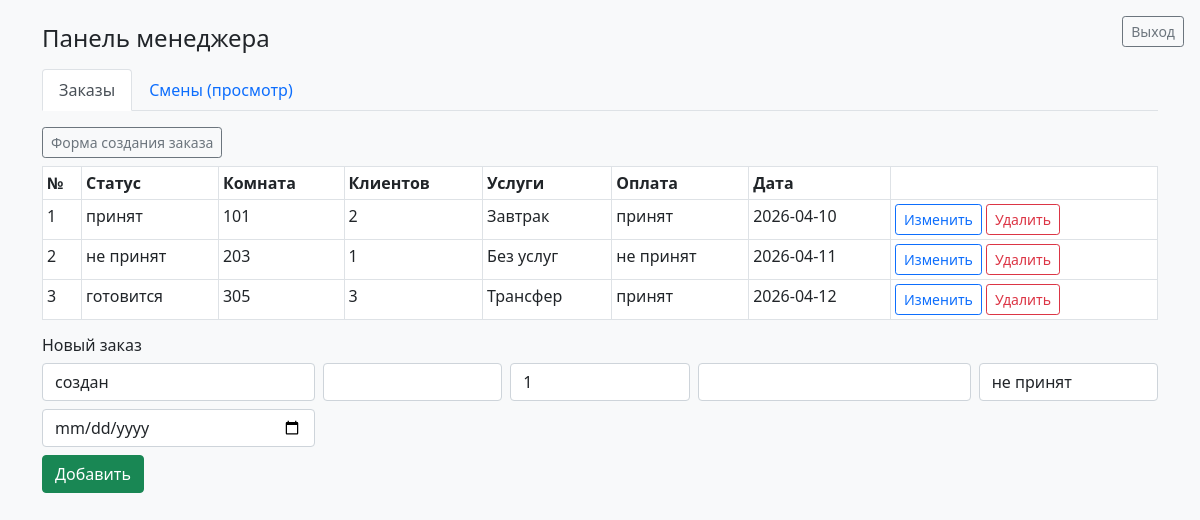
/frontend/view_2.php (signed in), run on the app's committed database.
### tables this page shows
CREATE TABLE `order` (
  `orderid` INT NOT NULL AUTO_INCREMENT,
  `orderstatus` VARCHAR(50) NOT NULL DEFAULT 'создан',
  `roomnumber` VARCHAR(50) NOT NULL,
  `amountclients` INT NOT NULL,
  `hotelservices` VARCHAR(255) NOT NULL,
  `paymentstatus` VARCHAR(50) NOT NULL DEFAULT 'не принят',
  `datecreation` DATE NOT NULL,
  PRIMARY KEY (`orderid`)
);

### api/crud.php (called while the page is built, shortened)
<?php
function select($query)
{
    try {
        $result = $_SERVER['db']->query($query, MYSQLI_USE_RESULT);
        $result = $result->fetch_all(MYSQLI_ASSOC);
        return $result;
    } catch (Exception $err) {
        return ['status' => 'failed', 'message' => $err];
    }
}

### frontend/view_2.php (the view, shortened to what this page needs)
<?php
require_once '../api/crud.php';
$tab = $_GET['tab'] ?? 'orders';
$orders = select('SELECT * FROM `order` ORDER BY orderid');
function h2($s)
{
    return htmlspecialchars((string) $s, ENT_QUOTES, 'UTF-8');
}
?>
<!DOCTYPE html>
<html lang="ru">
<head>
    <link rel="stylesheet" href="./bootstrap.min.css">
</head>
<body class="bg-light">
<a href="/logout.php" class="btn btn-sm btn-outline-secondary position-fixed top-0 end-0 m-3">Выход</a>
<div class="container py-4">
    <h4 class="mb-3">Панель менеджера</h4>
    <ul class="nav nav-tabs mb-3">
        <li class="nav-item"><a class="nav-link<?= $tab === 'orders' ? ' active' : '' ?>" href="/frontend/view_2.php?tab=orders">Заказы</a></li>
        <li class="nav-item"><a class="nav-link<?= $tab === 'shifts' ? ' active' : '' ?>" href="/frontend/view_2.php?tab=shifts">Смены (просмотр)</a></li>
    </ul>
    <?php if ($tab === 'orders') { ?>
        <p class="small mb-2"><a class="btn btn-sm btn-outline-secondary" href="/frontend/create_order.php">Форма создания заказа</a></p>
        <table class="table table-sm table-bordered bg-white">
            <thead><tr><th>№</th><th>Статус</th><th>Комната</th><th>Клиентов</th><th>Услуги</th><th>Оплата</th><th>Дата</th><th></th></tr></thead>
            <tbody>
            <?php if (is_array($orders) && count($orders) && !isset($orders['status'])) {
                foreach ($orders as $o) { ?>
                    <tr>
                        <td><?= (int) $o['orderid'] ?></td>
                        <td><?= h2($o['orderstatus']) ?></td>
                        <td><?= h2($o['roomnumber']) ?></td>
                        <td><?= (int) $o['amountclients'] ?></td>
                        <td><?= h2($o['hotelservices']) ?></td>
                        <td><?= h2($o['paymentstatus']) ?></td>
                        <td><?= h2($o['datecreation']) ?></td>
                        <td class="text-nowrap">
                            <a class="btn btn-sm btn-outline-primary" href="/frontend/view_2.php?tab=orders&edit_order=<?= (int) $o['orderid'] ?>">Изменить</a>
                            <form method="POST" class="d-inline" onsubmit="return confirm('Удалить?');">
                                <button class="btn btn-sm btn-outline-danger" type="submit" name="delete_order" value="1">Удалить</button>
                            </form>
                        </td>
                    </tr>
                <?php }
                } else { ?>
                <tr><td colspan="8">Нет записей</td></tr>
            <?php } ?>
            </tbody>
        </table>
        <h6>Новый заказ</h6>
        <form method="POST" class="row g-2">
            <div class="col-md-3"><input class="form-control" name="orderstatus" value="создан"></div>
            <div class="col-md-2"><input class="form-control" name="roomnumber" required></div>
            <div class="col-md-2"><input class="form-control" type="number" name="amountclients" value="1" required></div>
            <div class="col-md-3"><input class="form-control" name="hotelservices"></div>
            <div class="col-md-2"><input class="form-control" name="paymentstatus" value="не принят"></div>
            <div class="col-md-3"><input class="form-control" type="date" name="datecreation" required></div>
            <div class="col-12"><button class="btn btn-success" type="submit" name="save_order" value="1">Добавить</button></div>
        </form>
    <?php } ?>
</div>
</body>
</html>

### data on the page
order: orderid "1", orderstatus "принят", roomnumber "101", amountclients "2", hotelservices "Завтрак", paymentstatus "принят", datecreation "2026-04-10"
order: orderid "2", orderstatus "не принят", roomnumber "203", amountclients "1", hotelservices "Без услуг", paymentstatus "не принят", datecreation "2026-04-11"
order: orderid "3", orderstatus "готовится", roomnumber "305", amountclients "3", hotelservices "Трансфер", paymentstatus "принят", datecreation "2026-04-12"
